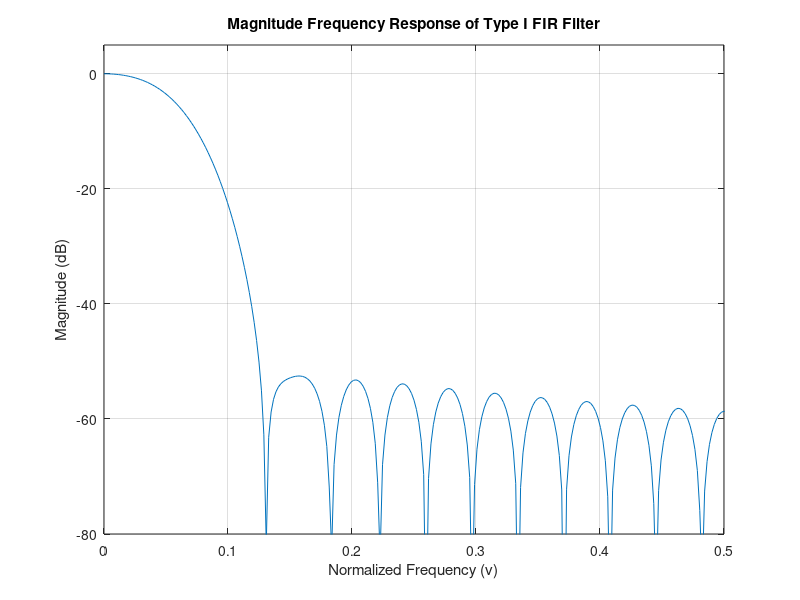
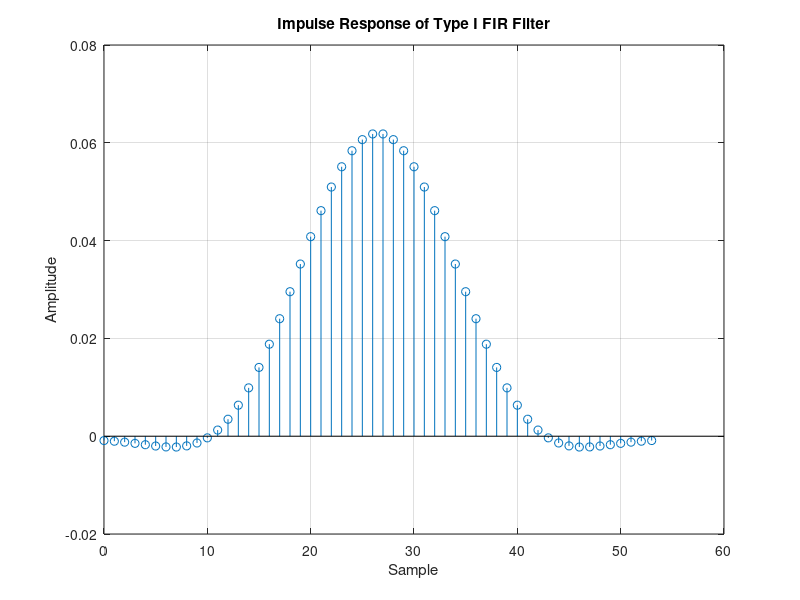
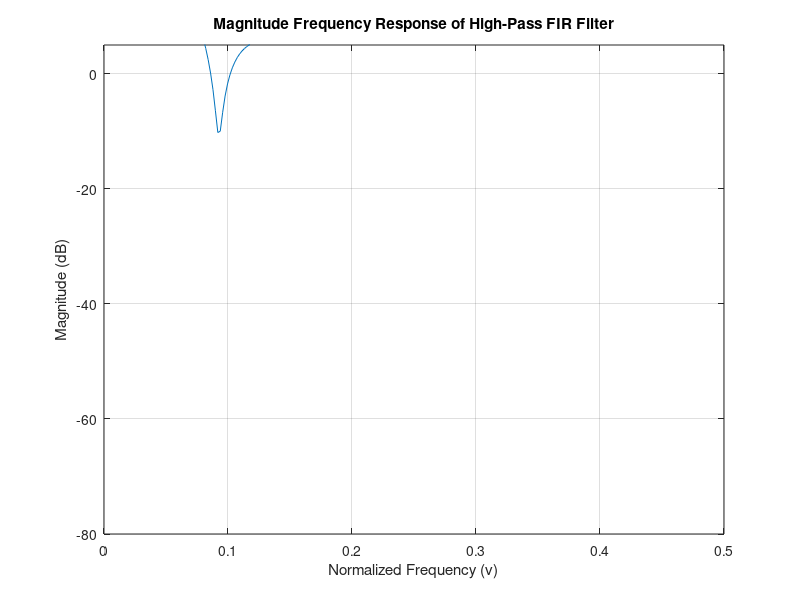
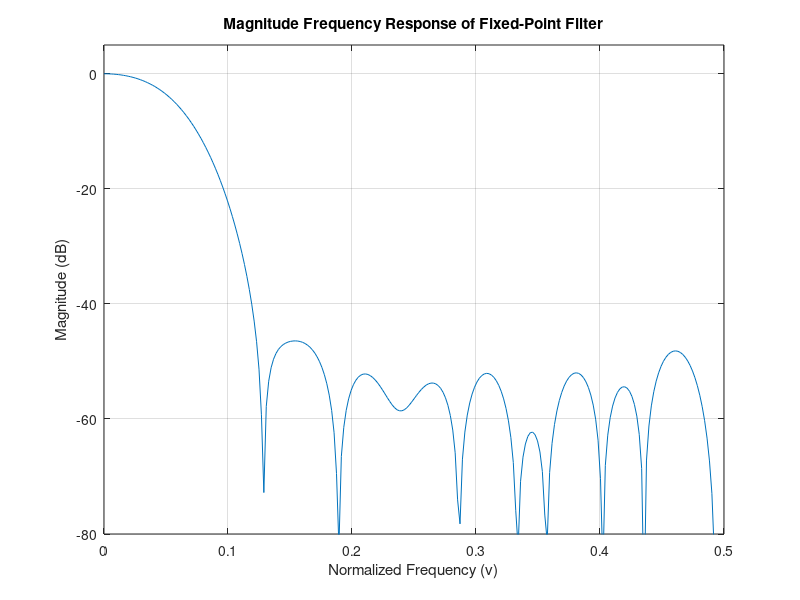

Reproduce these figures in MATLAB, in order.
% Filter Specifications
normalized_cutoff = 3/48;  % Normalized cutoff frequency νc
suppression_freq = 6/48;   % Frequency for suppression
filter_order = 54;         % Maximum filter order
target_suppression = 40;   % Desired suppression in dB

% Design the filter with the fir1 function
fir_order = min(filter_order, round(3.3 / (normalized_cutoff))); % Choosing filter order
fir_coeffs = fir1(fir_order, normalized_cutoff, 'low', hamming(fir_order + 1));

% Frequency Response
[H, omega] = freqz(fir_coeffs, 1);

% Plot frequency response
figure;
plot(omega/pi, 20*log10(abs(H)));
title('Magnitude Frequency Response of Type I FIR Filter');
xlabel('Normalized Frequency (\nu)');
ylabel('Magnitude (dB)');
axis([0 0.5 -80 5]); % Set limits for better visualization
grid on;

% Impulse Response
figure;
stem(0:length(fir_coeffs)-1, fir_coeffs);
title('Impulse Response of Type I FIR Filter');
xlabel('Sample');
ylabel('Amplitude');
grid on;


% Given low-pass filter coefficients fir_coeffs from previous code

% Calculate the delay 'm' for constructing the high-pass filter
m = round((length(fir_coeffs) - 1) / 2);

% Construct the high-pass filter's impulse response hH[n]
hH = -fir_coeffs;                      % Invert the low-pass filter's response
hH(m + 1) = hH(m + 1) + 2 * normalized_cutoff;  % Adjust center amplitude to 1/8

% Normalize the high-pass filter coefficients
max_coeff_hH = max(abs(hH));
hH_normalized = hH / max_coeff_hH;

% Frequency Response of the high-pass filter
[H_HighPass, omega_HighPass] = freqz(hH_normalized, 1);

% Plot the magnitude frequency response of the high-pass filter
figure;
plot(omega_HighPass/pi, 20*log10(abs(H_HighPass)));
title('Magnitude Frequency Response of High-Pass FIR Filter');
xlabel('Normalized Frequency (\nu)');
ylabel('Magnitude (dB)');
axis([0 0.5 -80 5]); % Set limits for better visualization
grid on;

% Given low-pass filter coefficients hL[n] (obtained from earlier design)
% ... (Your code to generate the hL[n] coefficients)

% Filter Specifications
normalized_cutoff = 3/48;  % Normalized cutoff frequency νc
filter_order = 54;         % Maximum filter order
F = 10;                    % Chosen F value (adjustable, but not exceeding 16)

% Quantize the filter coefficients based on the specified F value
scaling_factor = 2^F;  % Scaling factor for quantization
hQ = round(fir_coeffs * scaling_factor) / scaling_factor;  % Quantize coefficients

% Frequency Response of the fixed-point filter
[H_FixedPoint, omega_FixedPoint] = freqz(hQ, 1);

% Plot the magnitude frequency response of the fixed-point filter
figure;
plot(omega_FixedPoint/pi, 20*log10(abs(H_FixedPoint)));
title('Magnitude Frequency Response of Fixed-Point Filter');
xlabel('Normalized Frequency (\nu)');
ylabel('Magnitude (dB)');
axis([0 0.5 -80 5]); % Set limits for better visualization
grid on;



% Your code to obtain x_L[n] using the designed low-pass filter

% Assuming x_L[n] is stored in the variable 'x_L'

% Quantize the signal x_L[n] to obtain xq_L[n] using fixed-point implementation
% Your code for quantization (xq_L) based on the previous fixed-point implementation

% Calculate the power of the signal x_L[n]
power_x_L = mean(fir_coeffs.^2);

% Calculate the quantization noise
quantization_error = fir_coeffs - hQ;
power_quantization_noise = mean(quantization_error.^2);

% Calculate SQNR in linear scale
SQNR_linear = power_x_L / power_quantization_noise;

% Convert SQNR to dB
SQNR_dB = 10 * log10(SQNR_linear);

% Display the SQNR in dB
disp(['SQNR (dB): ', num2str(SQNR_dB)]);




